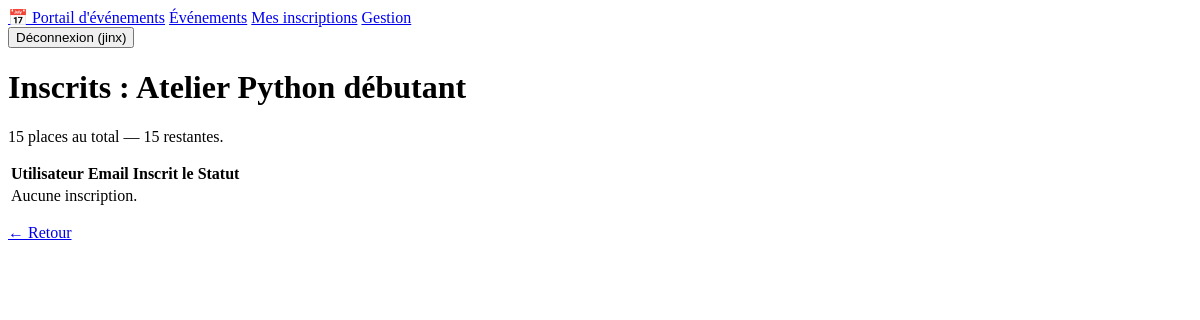
Page /gestion/1/inscrits/ (signed in) on the earlier database version.
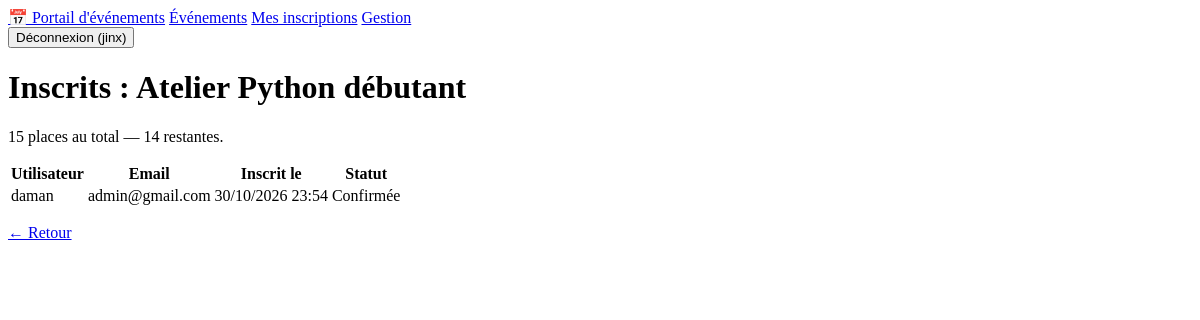
Same page on the later database version.
### evenements/models.py (models this page shows, shortened)
class Evenement(models.Model):
    class Categorie(models.TextChoices):
        ATELIER = "atelier", "Atelier"
        CONFERENCE = "conference", "Conférence"
        RENCONTRE = "rencontre", "Rencontre"
    titre = models.CharField(max_length=200)
    description = models.TextField()
    date_evenement = models.DateTimeField("date et heure")
    lieu = models.CharField(max_length=200)
    capacite = models.PositiveIntegerField(
        "capacité", validators=[MinValueValidator(1, "La capacité doit être d'au moins 1.")]
    )
    categorie = models.CharField(
        "catégorie", max_length=20, choices=Categorie.choices, default=Categorie.ATELIER
    )
    class Meta:
        ordering = ["date_evenement"]
    @property
    def places_restantes(self):
        confirmees = self.inscriptions.filter(statut=Inscription.Statut.CONFIRMEE).count()
        return max(0, self.capacite - confirmees)

class Inscription(models.Model):
    class Statut(models.TextChoices):
        CONFIRMEE = "confirmee", "Confirmée"
        ANNULEE = "annulee", "Annulée"
    evenement = models.ForeignKey(Evenement, on_delete=models.CASCADE, related_name="inscriptions")
    utilisateur = models.ForeignKey(
        settings.AUTH_USER_MODEL, on_delete=models.CASCADE, related_name="inscriptions"
    )
    date_inscription = models.DateTimeField(auto_now_add=True)
    statut = models.CharField(max_length=20, choices=Statut.choices, default=Statut.CONFIRMEE)
    class Meta:
        unique_together = ("evenement", "utilisateur")  # pas de double inscription
        ordering = ["-date_inscription"]

### evenements/views.py (the view)
# urls.py: path("gestion/<int:pk>/inscrits/", views.inscrits_evenement, name="inscrits_evenement"),
@gestionnaire_requis
def inscrits_evenement(request, pk):
    evenement = get_object_or_404(Evenement, pk=pk)
    inscriptions = evenement.inscriptions.select_related("utilisateur")
    return render(request, "evenements/inscrits_evenement.html", {
        "evenement": evenement, "inscriptions": inscriptions
    })

### evenements/views.py (called while the page is built)
def gestionnaire_requis(vue):
    @wraps(vue)
    def _vue(request, *args, **kwargs):
        if not request.user.is_authenticated:
            return redirect_to_login(request.get_full_path())
        if not request.user.is_staff:
            raise PermissionDenied
        return vue(request, *args, **kwargs)
    return _vue

### templates/evenements/inscrits_evenement.html (shortened to what this page needs)
{% extends "base.html" %}
{% block content %}
<h1>Inscrits : {{ evenement.titre }}</h1>
<p>{{ evenement.capacite|add:"0" }} places au total — {{ evenement.places_restantes }} restantes.</p>
<table>
  <tr><th>Utilisateur</th><th>Email</th><th>Inscrit le</th><th>Statut</th></tr>
  {% for i in inscriptions %}
  <tr><td>{{ i.utilisateur.username }}</td><td>{{ i.utilisateur.email }}</td>
      <td>{{ i.date_inscription|date:"d/m/Y H:i" }}</td><td>{{ i.get_statut_display }}</td></tr>
  {% empty %}<tr><td colspan="4">Aucune inscription.</td></tr>{% endfor %}
</table>
<p><a href="{% url 'gestion_evenements' %}">← Retour</a></p>
{% endblock %}

Differences in the rows shown:
computed for Evenement "Atelier Python débutant": places_restantes "15" → "14"
added Inscription: utilisateur.username "daman", utilisateur.email "admin@gmail.com", date_inscription "30/10/2026 23:54", statut "Confirmée"
Other differences:
text no longer shown: "Aucune inscription."
